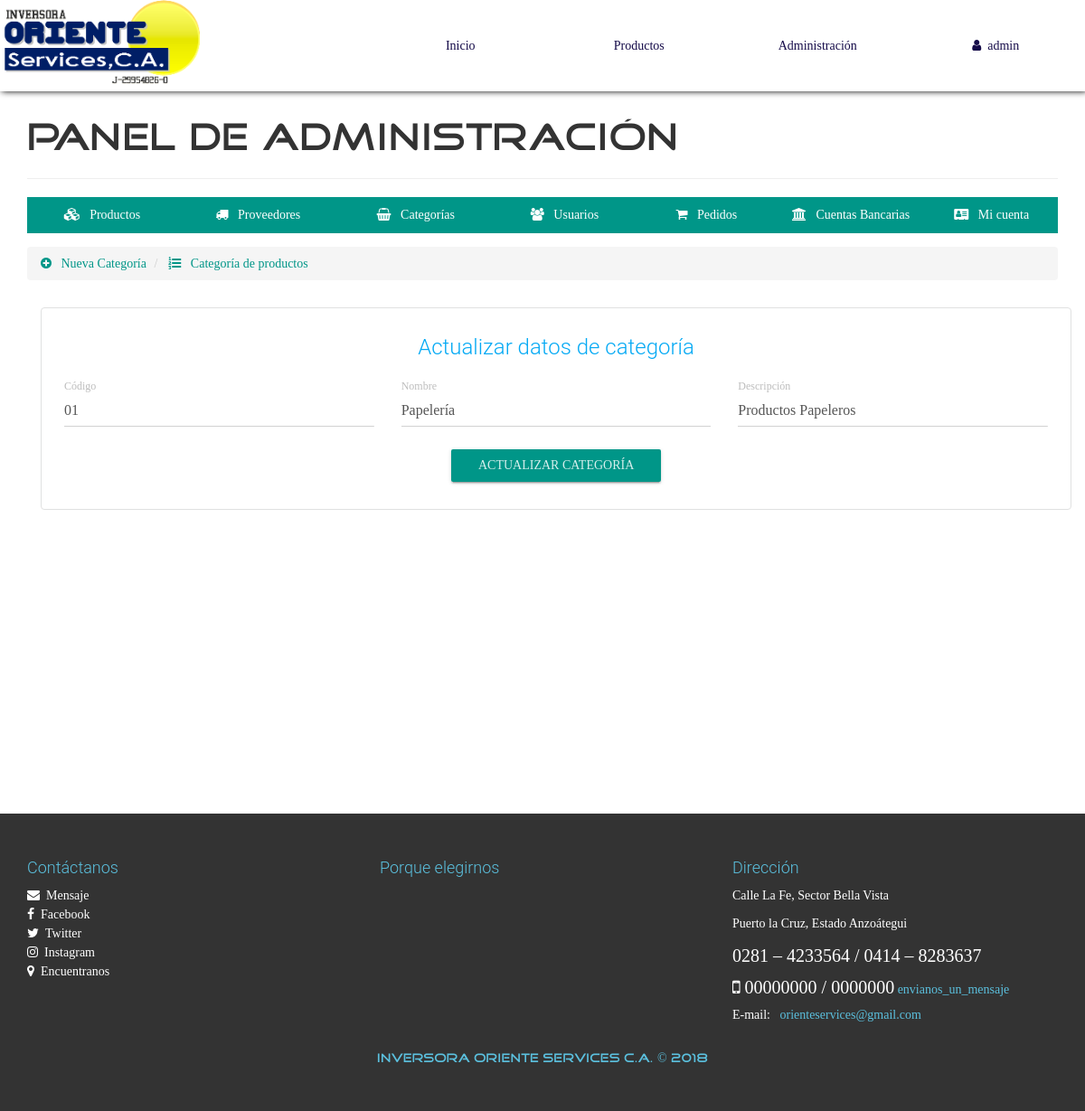
The page /configAdmin.php?view=categoryinfo&code=01 (signed in) on the database its author committed.
### tables this page shows
CREATE TABLE `categoria` (
  `CodigoCat` varchar(30) NOT NULL,
  `Nombre` varchar(30) NOT NULL,
  `Descripcion` text NOT NULL,
  PRIMARY KEY (`CodigoCat`)
);

### library/consulSQL.php (called while the page is built, shortened)
<?php
class ejecutarSQL {
    public static function conectar(){
        if(!$con=  mysqli_connect(SERVER,USER,PASS,BD)){
            echo "Error en el servidor, verifique sus datos";
        }
        mysqli_set_charset($con, "utf8");
        return $con;
    }
    public static function consultar($query) {
        if (!$consul = mysqli_query(ejecutarSQL::conectar(), $query)) {
            echo 'Error en la consulta SQL ejecutada';
        }
        return $consul;
    }
}

### admin/categoryinfo-view.php (the view, shortened to what this page needs)
<ul class="breadcrumb" style="margin-bottom: 5px;">
    <li>
        <a href="configAdmin.php?view=category">
            <i class="fa fa-plus-circle" aria-hidden="true"></i> &nbsp; Nueva Categoría
        </a>
    </li>
    <li>
        <a href="configAdmin.php?view=categorylist"><i class="fa fa-list-ol" aria-hidden="true"></i> &nbsp; Categoría de productos</a>
    </li>
</ul>
<div class="container">
	<div class="row">
        <div class="col-xs-12">
            <div class="container-form-admin">
                <h3 class="text-info text-center">Actualizar datos de categoría</h3>
                <?php
                	$code=$_GET['code'];
                	$categoria=ejecutarSQL::consultar("SELECT * FROM categoria WHERE CodigoCat='$code'");
                	$cate=mysqli_fetch_array($categoria, MYSQLI_ASSOC);
                ?>
                <form action="./process/updateCategory.php" method="POST" class="FormCatElec" data-form="update">
                    <div class="container-fluid">
                        <div class="row">
                            <div class="col-xs-12 col-sm-6 col-md-4">
                                <div class="form-group label-floating">
                                    <label class="control-label">Código</label>
                                    <input class="form-control" type="text" value="<?php echo $cate['CodigoCat']; ?>" name="categ-code" maxlength="9" readonly>
                                </div>
                            </div>
                            <div class="col-xs-12 col-sm-6 col-md-4">
                                <div class="form-group label-floating">
                                    <label class="control-label">Nombre</label>
                                    <input class="form-control" value="<?php echo $cate['Nombre']; ?>" type="text" name="categ-name" maxlength="30" required="">
                                </div>
                            </div>
                            <div class="col-xs-12 col-sm-6 col-md-4">
                                <div class="form-group label-floating">
                                    <label class="control-label">Descripción</label>
                                    <input class="form-control" value="<?php echo $cate['Descripcion']; ?>" type="text" name="categ-descrip" required="">
                                </div>
                            </div>
                        </div>
                    </div>
                    <p class="text-center"><button type="submit" class="btn btn-primary btn-raised">Actualizar categoría</button></p>
                </form>
            </div>
        </div>
    </div>
</div>

### css/style.css (style rules this page uses)
body { font-family: "FontFamilySPro"; line-height: 1.5; font-size: 1.4em; width: 100%; height: 100%; margin: 0px; padding: 0px; background-position: center center; background-repeat: no-repeat; background-attachment: fixed; background-size: cover; background-color: #fff; }
.container-form-admin { border: 1px solid #e0e1e1 !important; border-radius: 4px; padding: 10px; margin-top: 25px; }
#container-page-configAdmin { background-image: url(../assets/img/fondo.jpg); }

### rows shown on the page
categoria: categ-code "01", categ-name "Papelería", categ-descrip "Productos Papeleros"

### other values the page prints
$_SESSION['nombre'] "admin"
